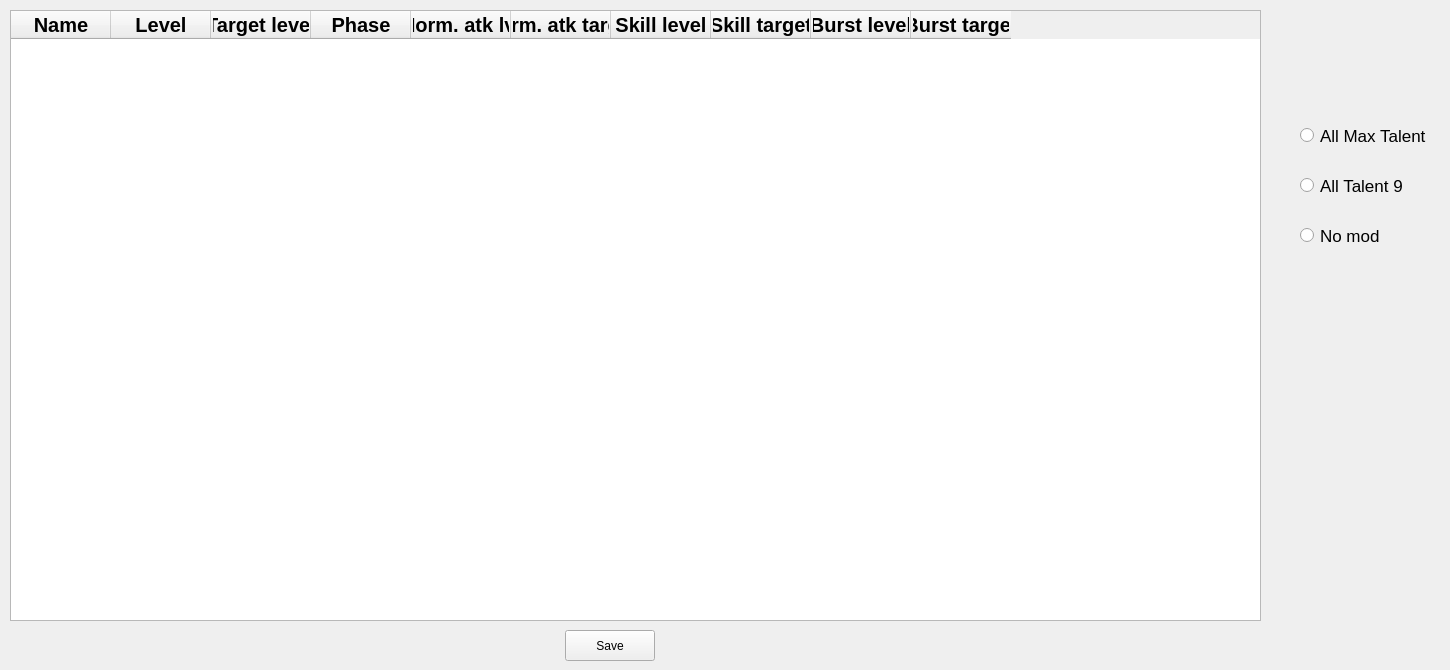
      <widget class="QWidget" name="tab_9">
       <attribute name="title">
        <string>Characters</string>
       </attribute>
       <widget class="QTableWidget" name="tableWidget">
        <property name="geometry">
         <rect>
          <x>10</x>
          <y>10</y>
          <width>1251</width>
          <height>611</height>
         </rect>
        </property>
        <property name="font">
         <font>
          <pointsize>15</pointsize>
         </font>
        </property>
        <property name="sizeAdjustPolicy">
         <enum>QAbstractScrollArea::AdjustToContentsOnFirstShow</enum>
        </property>
        <property name="editTriggers">
         <set>QAbstractItemView::DoubleClicked</set>
        </property>
        <property name="selectionMode">
         <enum>QAbstractItemView::SingleSelection</enum>
        </property>
        <property name="selectionBehavior">
         <enum>QAbstractItemView::SelectRows</enum>
        </property>
        <property name="sortingEnabled">
         <bool>false</bool>
        </property>
        <column>
         <property name="text">
          <string>Name</string>
         </property>
         <property name="font">
          <font>
           <pointsize>15</pointsize>
           <bold>true</bold>
          </font>
         </property>
        </column>
        <column>
         <property name="text">
          <string>Level</string>
         </property>
         <property name="font">
          <font>
           <pointsize>15</pointsize>
           <bold>true</bold>
          </font>
         </property>
        </column>
        <column>
         <property name="text">
          <string>Target level</string>
         </property>
         <property name="font">
          <font>
           <pointsize>15</pointsize>
           <bold>true</bold>
          </font>
         </property>
        </column>
        <column>
         <property name="text">
          <string>Phase</string>
         </property>
         <property name="font">
          <font>
           <pointsize>15</pointsize>
           <bold>true</bold>
          </font>
         </property>
        </column>
        <column>
         <property name="text">
          <string>Norm. atk lvl</string>
         </property>
         <property name="font">
          <font>
           <pointsize>15</pointsize>
           <bold>true</bold>
          </font>
         </property>
        </column>
        <column>
         <property name="text">
          <string>Norm. atk target</string>
         </property>
         <property name="font">
          <font>
           <pointsize>15</pointsize>
           <bold>true</bold>
          </font>
         </property>
        </column>
        <column>
         <property name="text">
          <string>Skill level</string>
         </property>
         <property name="font">
          <font>
           <pointsize>15</pointsize>
           <bold>true</bold>
          </font>
         </property>
        </column>
        <column>
         <property name="text">
          <string>Skill target</string>
         </property>
         <property name="font">
          <font>
           <pointsize>15</pointsize>
           <bold>true</bold>
          </font>
         </property>
        </column>
        <column>
         <property name="text">
          <string>Burst level</string>
         </property>
         <property name="font">
          <font>
           <pointsize>15</pointsize>
           <bold>true</bold>
          </font>
         </property>
        </column>
        <column>
         <property name="text">
          <string>Burst target</string>
         </property>
         <property name="font">
          <font>
           <pointsize>15</pointsize>
           <bold>true</bold>
          </font>
         </property>
        </column>
       </widget>
       <widget class="QPushButton" name="pushButton">
        <property name="geometry">
         <rect>
          <x>565</x>
          <y>630</y>
          <width>90</width>
          <height>31</height>
         </rect>
        </property>
        <property name="text">
         <string>Save</string>
        </property>
       </widget>
       <widget class="QRadioButton" name="radioButton">
        <property name="geometry">
         <rect>
          <x>1300</x>
          <y>110</y>
          <width>141</width>
          <height>51</height>
         </rect>
        </property>
        <property name="font">
         <font>
          <pointsize>13</pointsize>
          <bold>false</bold>
         </font>
        </property>
        <property name="text">
         <string>All Max Talent</string>
        </property>
       </widget>
       <widget class="QRadioButton" name="radioButton_2">
        <property name="geometry">
         <rect>
          <x>1300</x>
          <y>160</y>
          <width>141</width>
          <height>51</height>
         </rect>
        </property>
        <property name="font">
         <font>
          <pointsize>13</pointsize>
          <bold>false</bold>
         </font>
        </property>
        <property name="text">
         <string>All Talent 9</string>
        </property>
       </widget>
       <widget class="QRadioButton" name="radioButton_3">
        <property name="geometry">
         <rect>
          <x>1300</x>
          <y>210</y>
          <width>141</width>
          <height>51</height>
         </rect>
        </property>
        <property name="font">
         <font>
          <pointsize>13</pointsize>
          <bold>false</bold>
         </font>
        </property>
        <property name="text">
         <string>No mod</string>
        </property>
       </widget>
      </widget>
